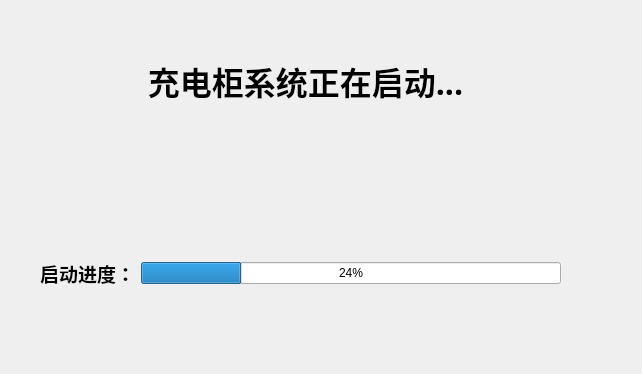
<?xml version="1.0" encoding="UTF-8"?>
<ui version="4.0">
 <class>startLoad</class>
 <widget class="QWidget" name="startLoad">
  <property name="geometry">
   <rect>
    <x>0</x>
    <y>0</y>
    <width>642</width>
    <height>374</height>
   </rect>
  </property>
  <property name="windowTitle">
   <string>Form</string>
  </property>
  <widget class="QLabel" name="startLoadLabel">
   <property name="geometry">
    <rect>
     <x>100</x>
     <y>50</y>
     <width>411</width>
     <height>61</height>
    </rect>
   </property>
   <property name="font">
    <font>
     <family>Agency FB</family>
     <pointsize>24</pointsize>
     <weight>75</weight>
     <bold>true</bold>
    </font>
   </property>
   <property name="text">
    <string>充电柜系统正在启动...</string>
   </property>
   <property name="alignment">
    <set>Qt::AlignCenter</set>
   </property>
  </widget>
  <widget class="QWidget" name="layoutWidget">
   <property name="geometry">
    <rect>
     <x>40</x>
     <y>260</y>
     <width>521</width>
     <height>26</height>
    </rect>
   </property>
   <layout class="QHBoxLayout" name="horizontalLayout">
    <item>
     <widget class="QLabel" name="startLoadProgressLabel">
      <property name="font">
       <font>
        <family>Agency FB</family>
        <pointsize>14</pointsize>
        <weight>75</weight>
        <bold>true</bold>
       </font>
      </property>
      <property name="text">
       <string>启动进度：</string>
      </property>
     </widget>
    </item>
    <item>
     <widget class="QProgressBar" name="progressBar">
      <property name="value">
       <number>24</number>
      </property>
     </widget>
    </item>
   </layout>
  </widget>
 </widget>
 <resources/>
 <connections/>
</ui>
